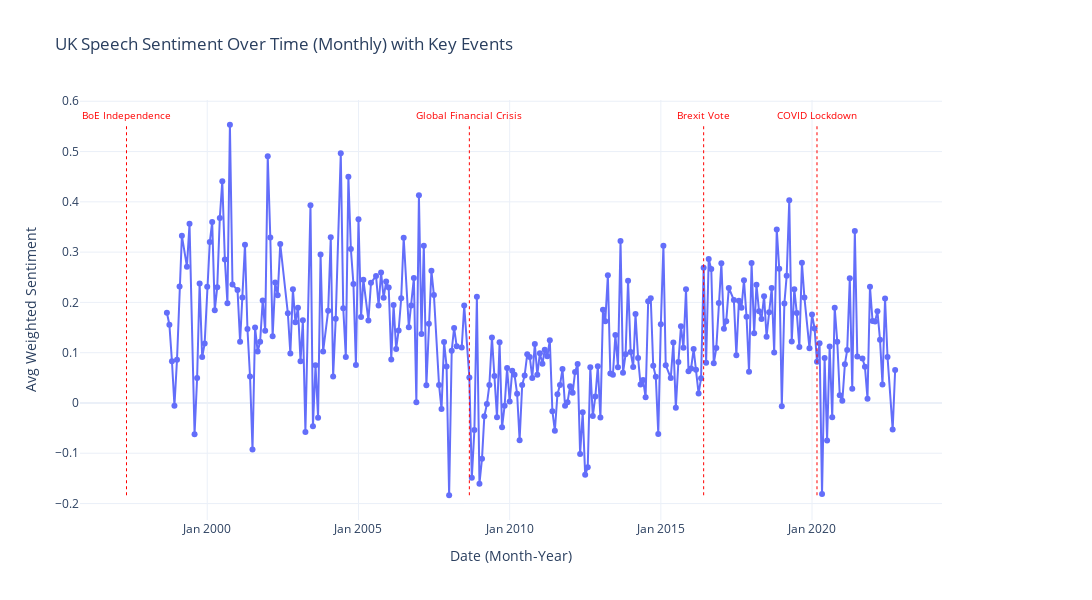

Notebook code cell kept with this figure:
### Markdown cell above
This chart shows the monthly average of weighted sentiment scores across UK central bank speeches over several decades.

* 1997–2007 (Pre-Global Financial Crisis):

    * Generally positive sentiment, fluctuating between ~0.1 and 0.4.
    * This aligns with the stable economic period following Bank of England independence (1997) and before the 2008 financial crisis.
    * Some occasional drops may reflect early warnings or geopolitical tension, but sentiment quickly rebounds.
      

* 2008–2012 (Crisis and Recovery Period):

    * Noticeable decline in average sentiment, with some months even dipping below 0.
    * This matches the Global Financial Crisis and Eurozone instability.
    * The tone becomes more cautious and less optimistic, consistent with crisis communication.
      

* 2013–2016 (Post-crisis recovery):

    * Sentiment improves slightly, hovering around 0.1–0.2.
    * Reflects gradual recovery and a more reassuring communication tone.
      

* 2016–2020 (Brexit + COVID onset):

    * Increased volatility in sentiment, reflecting uncertainty from the Brexit referendum and its political/economic implications.
    * Some sharp dips in 2020 coincide with the COVID-19 pandemic, when speech tone again becomes more neutral or slightly negative.
      

* 2021–2022 (COVID recovery and inflation concerns):

    * Mixed sentiment: some rebound, but not reaching earlier highs.
    * Reflects a more measured tone, balancing optimism with concerns over inflation and monetary tightening.
      

**Key Takeaway:**

The Bank of England’s speech sentiment over time reflects its dual role:

* Providing reassurance during crises (hence temporary positivity even in downturns),

* While also acknowledging uncertainty (resulting in dips during economic shocks).

* The trendline confirms that major events (GFC, Brexit, COVID) correlate with significant shifts in communication tone, supporting the scenario goal of linking sentiment to macroeconomic events.

### Code cell
# Monthly aggregation
uk_speeches['year_month'] = uk_speeches['date'].dt.to_period('M').dt.to_timestamp()
monthly_sentiment = (
    uk_speeches
    .groupby('year_month')['sentiment_lexicon_weighted']
    .mean()
    .reset_index()
)

# Convert event dates to datetime
events = [
    ("BoE Independence", "1997-05"),
    ("Global Financial Crisis", "2008-09"),
    ("Brexit Vote", "2016-06"),
    ("COVID Lockdown", "2020-03")
]

# Convert to datetime format
events = [(name, pd.to_datetime(f"{date}-01")) for name, date in events]

# Plot
fig_events_with_sent_over_time = go.Figure()

# Main sentiment line
fig_events_with_sent_over_time.add_trace(go.Scatter(
    x=monthly_sentiment['year_month'],
    y=monthly_sentiment['sentiment_lexicon_weighted'],
    mode='lines+markers',
    name='Avg Monthly Sentiment (UK)'
))

# Add event lines and labels
for name, event_date in events:
    fig_events_with_sent_over_time.add_shape(
        type='line',
        x0=event_date, x1=event_date,
        y0=monthly_sentiment['sentiment_lexicon_weighted'].min(),
        y1=monthly_sentiment['sentiment_lexicon_weighted'].max(),
        line=dict(color='red', width=1, dash='dot')
    )
    fig_events_with_sent_over_time.add_annotation(
        x=event_date,
        y=monthly_sentiment['sentiment_lexicon_weighted'].max(),
        text=name,
        showarrow=False,
        yshift=10,
        font=dict(size=10, color="red")
    )

# Format layout
fig_events_with_sent_over_time.update_layout(
    title="UK Speech Sentiment Over Time (Monthly) with Key Events",
    xaxis_title="Date (Month-Year)",
    yaxis_title="Avg Weighted Sentiment",
    xaxis_tickformat="%b %Y",
    template="plotly_white",
    height=600,
    width=1200,  
    margin=dict(r=150)  
)


fig_events_with_sent_over_time.show()

### Figure 1 — Plotly figure (JSON) as saved in the notebook; plotly's stock layout.template omitted (floating-point values rounded to 4 significant figures; data arrays with more than 128 entries replaced by an {"elided": "..."} marker saying what was removed)
{"data": [{"mode": "lines+markers", "name": "Avg Monthly Sentiment (UK)", "type": "scatter", "x": {"elided": "271 str values"}, "y": {"elided": "271 float values"}}], "layout": {"annotations": [{"font": {"color": "red", "size": 10}, "showarrow": false, "text": "BoE Independence", "x": "1997-05-01T00:00:00", "y": 0.5533, "yshift": 10}, {"font": {"color": "red", "size": 10}, "showarrow": false, "text": "Global Financial Crisis", "x": "2008-09-01T00:00:00", "y": 0.5533, "yshift": 10}, {"font": {"color": "red", "size": 10}, "showarrow": false, "text": "Brexit Vote", "x": "2016-06-01T00:00:00", "y": 0.5533, "yshift": 10}, {"font": {"color": "red", "size": 10}, "showarrow": false, "text": "COVID Lockdown", "x": "2020-03-01T00:00:00", "y": 0.5533, "yshift": 10}], "height": 600, "margin": {"r": 150}, "shapes": [{"line": {"color": "red", "dash": "dot", "width": 1}, "type": "line", "x0": "1997-05-01T00:00:00", "x1": "1997-05-01T00:00:00", "y0": -0.1835, "y1": 0.5533}, {"line": {"color": "red", "dash": "dot", "width": 1}, "type": "line", "x0": "2008-09-01T00:00:00", "x1": "2008-09-01T00:00:00", "y0": -0.1835, "y1": 0.5533}, {"line": {"color": "red", "dash": "dot", "width": 1}, "type": "line", "x0": "2016-06-01T00:00:00", "x1": "2016-06-01T00:00:00", "y0": -0.1835, "y1": 0.5533}, {"line": {"color": "red", "dash": "dot", "width": 1}, "type": "line", "x0": "2020-03-01T00:00:00", "x1": "2020-03-01T00:00:00", "y0": -0.1835, "y1": 0.5533}], "title": {"text": "UK Speech Sentiment Over Time (Monthly) with Key Events"}, "width": 1200, "xaxis": {"tickformat": "%b %Y", "title": {"text": "Date (Month-Year)"}}, "yaxis": {"title": {"text": "Avg Weighted Sentiment"}}}}
